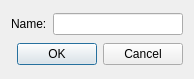
<?xml version="1.0" encoding="UTF-8"?>
<ui version="4.0">
 <class>NewFilterDialog</class>
 <widget class="QDialog" name="NewFilterDialog">
  <property name="windowModality">
   <enum>Qt::WindowModal</enum>
  </property>
  <property name="geometry">
   <rect>
    <x>0</x>
    <y>0</y>
    <width>194</width>
    <height>79</height>
   </rect>
  </property>
  <property name="sizePolicy">
   <sizepolicy hsizetype="Preferred" vsizetype="Fixed">
    <horstretch>0</horstretch>
    <verstretch>0</verstretch>
   </sizepolicy>
  </property>
  <property name="maximumSize">
   <size>
    <width>16777215</width>
    <height>79</height>
   </size>
  </property>
  <property name="windowTitle">
   <string>New Filter</string>
  </property>
  <layout class="QGridLayout" name="gridLayout">
   <item row="0" column="0">
    <layout class="QHBoxLayout" name="horizontalLayout">
     <item>
      <widget class="QLabel" name="nameLabel">
       <property name="text">
        <string>Name:</string>
       </property>
      </widget>
     </item>
     <item>
      <widget class="QLineEdit" name="nameLineEdit"/>
     </item>
    </layout>
   </item>
   <item row="1" column="0">
    <widget class="QDialogButtonBox" name="buttonBox">
     <property name="orientation">
      <enum>Qt::Horizontal</enum>
     </property>
     <property name="standardButtons">
      <set>QDialogButtonBox::Cancel|QDialogButtonBox::Ok</set>
     </property>
    </widget>
   </item>
  </layout>
 </widget>
 <resources/>
 <connections>
  <connection>
   <sender>buttonBox</sender>
   <signal>accepted()</signal>
   <receiver>NewFilterDialog</receiver>
   <slot>accept()</slot>
   <hints>
    <hint type="sourcelabel">
     <x>248</x>
     <y>254</y>
    </hint>
    <hint type="destinationlabel">
     <x>157</x>
     <y>274</y>
    </hint>
   </hints>
  </connection>
  <connection>
   <sender>buttonBox</sender>
   <signal>rejected()</signal>
   <receiver>NewFilterDialog</receiver>
   <slot>reject()</slot>
   <hints>
    <hint type="sourcelabel">
     <x>316</x>
     <y>260</y>
    </hint>
    <hint type="destinationlabel">
     <x>286</x>
     <y>274</y>
    </hint>
   </hints>
  </connection>
 </connections>
</ui>
